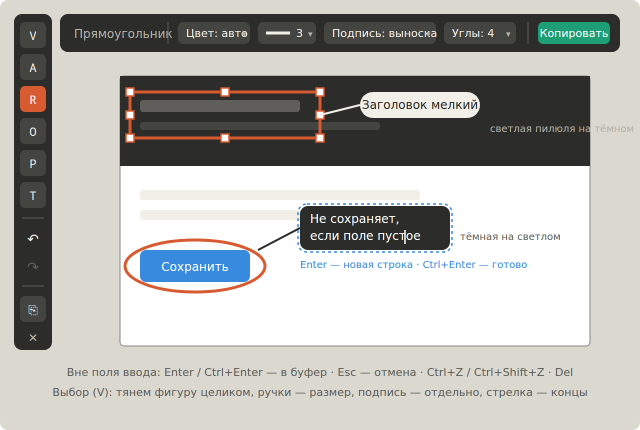
#> input picture reference/png/04-photoshop-layout.png, 1280 x 860 px, given in place of snapmark-tabler-sprite.png, which was not available (shown at 1/2 size)
$ python generate_inline_flow_gif.py
#> lines starting #> are read from the running program, lines starting #| are printed output that depends on the picture; after the words box and inside, x2 and y2 are one past the last pixel; in counts of white or black regions, pixels touching at a corner belong together; pictures that were not available may be replaced by others from this repository, and a replacement may not be noted
### reference/source/generate_full_flow_gif.py
#!/usr/bin/env python3
"""Generate the deterministic Snapmark interaction concept GIF.

This is a reference artifact generator, not extension implementation code.
"""

from __future__ import annotations

import math
import subprocess
from pathlib import Path

from PIL import Image, ImageDraw, ImageFont


ROOT = Path(__file__).resolve().parents[1]
OUTPUT = ROOT / "gif" / "d-full-arrow-comment-blue.gif"

W, H = 960, 600
FPS = 10
DURATION = 13.2

C = {
    "page": "#E9EEF5",
    "white": "#FFFFFF",
    "ink": "#26364D",
    "muted": "#8796AA",
    "line": "#D7DFE9",
    "panel": "#18212F",
    "control": "#253044",
    "control_hover": "#334155",
    "separator": "#40506A",
    "text": "#F8FAFC",
    "text_2": "#AAB7C8",
    "blue": "#3B82F6",
    "blue_dark": "#2563EB",
    "blue_soft": "#1E3A5F",
    "blue_light": "#7DB1FF",
    "annotation": "#FF4D2E",
}

ICON_ORDER = ("select", "arrow", "rect", "ellipse", "pencil", "text", "undo", "redo", "copy", "save", "close", "check")
ICON_MASKS: dict[str, Image.Image] = {}

REGULAR = "/usr/local/share/fonts/chromeos/notofonts-20161129/NotoSans-Regular.ttc"
BOLD = "/usr/local/share/fonts/chromeos/notofonts-20161129/NotoSans-Bold.ttc"


def font(size: int, bold: bool = False) -> ImageFont.FreeTypeFont:
    return ImageFont.truetype(BOLD if bold else REGULAR, size)


F11 = font(11)
F12 = font(12)
F13 = font(13)
F14 = font(14)
F18 = font(18, True)
F22 = font(22, True)


def clamp(value: float, lo: float = 0.0, hi: float = 1.0) -> float:
    return max(lo, min(hi, value))


def ease(value: float) -> float:
    value = clamp(value)
    return value * value * (3 - 2 * value)


def mix(a: tuple[int, int], b: tuple[int, int], amount: float) -> tuple[int, int]:
    amount = ease(amount)
    return (round(a[0] + (b[0] - a[0]) * amount), round(a[1] + (b[1] - a[1]) * amount))


def rr(draw: ImageDraw.ImageDraw, box, radius, fill, outline=None, width=1):
    draw.rounded_rectangle(box, radius=radius, fill=fill, outline=outline, width=width)


def centered(draw: ImageDraw.ImageDraw, xy, text, used_font, fill):
    draw.text(xy, text, font=used_font, fill=fill, anchor="mm")


def load_tabler_icons():
    """Rasterize the checked-in Tabler sprite once, then use each cell as a mask."""
    rendered = Path("/tmp/snapmark-tabler-sprite.png")
    subprocess.run(
        [
            "ffmpeg", "-y", "-loglevel", "error",
            "-i", str(ROOT / "source" / "tabler-sprite.svg"),
            "-frames:v", "1", str(rendered),
        ],
        check=True,
    )
    sprite = Image.open(rendered).convert("RGBA")
    for index, name in enumerate(ICON_ORDER):
        cell = sprite.crop((index * 24, 0, index * 24 + 24, 24)).resize((18, 18), Image.Resampling.LANCZOS)
        ICON_MASKS[name] = cell.getchannel("A")


def draw_page(img: Image.Image):
    d = ImageDraw.Draw(img)
    d.rectangle((0, 0, W, H), fill=C["page"])
    d.rectangle((0, 0, W, 58), fill=C["white"])
    d.ellipse((23, 17, 47, 41), fill=C["blue"])
    rr(d, (58, 21, 184, 37), 5, "#CAD5E3")
    rr(d, (726, 20, 804, 38), 9, "#E2E8F0")
    rr(d, (817, 20, 923, 38), 9, "#E2E8F0")
    rr(d, (64, 94, 354, 117), 6, C["ink"])
    rr(d, (64, 132, 529, 142), 5, C["text_2"])
    rr(d, (64, 153, 456, 163), 5, "#C5CFDC")
    for x, width in ((64, 388), (470, 426)):
        rr(d, (x, 202, x + width, 440), 12, C["white"])
        rr(d, (x + 22, 227, x + 188, 241), 5, C["line"])
        rr(d, (x + 22, 258, x + width - 36, 267), 4, "#E5EAF1")
        rr(d, (x + 22, 278, x + width - 81, 287), 4, "#E5EAF1")
    rr(d, (86, 318, 226, 358), 7, "#CBD5E1")
    rr(d, (493, 318, 643, 358), 7, C["blue"])
    centered(d, (568, 338), "Отправить", F13, C["white"])
    rr(d, (64, 470, 896, 543), 10, "#DDE5EF")
    rr(d, (86, 491, 352, 502), 5, "#C4CFDC")
    rr(d, (86, 513, 565, 522), 4, "#CDD7E3")


def dim_except(img: Image.Image, box, opacity: int = 112):
    shade = Image.new("RGBA", (W, H), (15, 23, 42, opacity))
    mask = Image.new("L", (W, H), 255)
    md = ImageDraw.Draw(mask)
    md.rectangle(box, fill=0)
    img.alpha_composite(Image.composite(shade, Image.new("RGBA", (W, H)), mask))


def icon(draw: ImageDraw.ImageDraw, name: str, cx: int, cy: int, color: str, width: int = 2):
    mask = ICON_MASKS[name]
    draw.bitmap((cx - 9, cy - 9), mask, fill=color)


def button(draw: ImageDraw.ImageDraw, x: int, y: int, name: str, active=False, hovered=False, disabled=False):
    fill = C["blue_dark"] if hovered else C["blue_soft"] if active else C["control"]
    outline = C["blue"] if active else None
    rr(draw, (x, y, x + 28, y + 28), 6, fill, outline, 1)
    color = C["blue_light"] if active else C["text"]
    if disabled:
        color = "#69778A"
    icon(draw, name, x + 14, y + 14, color)


def tooltip(draw: ImageDraw.ImageDraw, cx: int, y: int, text: str):
    bbox = draw.textbbox((0, 0), text, font=F11)
    width = bbox[2] - bbox[0] + 24
    rr(draw, (cx - width // 2, y, cx + width // 2, y + 30), 6, C["panel"])
    draw.polygon([(cx - 5, y), (cx + 5, y), (cx, y - 6)], fill=C["panel"])
    centered(draw, (cx, y + 15), text, F11, C["text"])


# [35 lines left out: function editor_ui, not called in this run]


def cursor(draw: ImageDraw.ImageDraw, x: int, y: int, click=False):
    if click:
        draw.ellipse((x - 12, y - 12, x + 12, y + 12), outline=C["blue_light"], width=2)
    points = [(x, y), (x + 4, y + 18), (x + 9, y + 12), (x + 14, y + 22), (x + 18, y + 20), (x + 13, y + 10), (x + 20, y + 8)]
    draw.polygon(points, fill=C["white"], outline="#0F172A")


# [31 lines left out: function annotation, not called in this run]


def save_dialog(img: Image.Image, progress: float):
    layer = Image.new("RGBA", (W, H), (15, 23, 42, round(80 * clamp(progress))))
    img.alpha_composite(layer)
    d = ImageDraw.Draw(img)
    p = ease(progress)
    cy = round(300 + (1 - p) * 18)
    x1, y1, x2, y2 = 232, cy - 166, 728, cy + 166
    rr(d, (x1, y1, x2, y2), 12, C["white"], "#CBD5E1", 1)
    d.text((258, y1 + 24), "Сохранить снимок", font=F18, fill=C["ink"])
    d.text((258, y1 + 64), "Папка", font=F11, fill=C["muted"])
    rr(d, (258, y1 + 83, 702, y1 + 119), 7, "#F6F8FB", "#CBD5E1")
    d.text((274, y1 + 93), "Изображения  /  Snapmark", font=F13, fill=C["ink"])
    d.text((258, y1 + 143), "Имя файла", font=F11, fill=C["muted"])
    rr(d, (258, y1 + 162, 702, y1 + 198), 7, C["white"], C["blue"], 2)
    d.text((274, y1 + 172), "snapmark-2026-09-15_18-42-10.png", font=F13, fill=C["ink"])
    rr(d, (494, y2 - 58, 588, y2 - 22), 7, "#EDF1F6")
    centered(d, (541, y2 - 40), "Отмена", F12, C["ink"])
    rr(d, (600, y2 - 58, 702, y2 - 22), 7, C["blue"])
    centered(d, (651, y2 - 40), "Сохранить", F12, C["white"])


# [114 lines left out: functions toast, frame_at, main, not called in this run]


# [2 lines that do not run on import are left out]

### reference/source/generate_inline_flow_gif.py
#!/usr/bin/env python3
"""Generate the deterministic overlay-first Snapmark reference GIF."""

from __future__ import annotations

import math

from PIL import Image, ImageDraw, ImageFilter

import generate_full_flow_gif as base


OUTPUT = base.ROOT / "gif" / "e-inline-selection-comment.gif"
FPS = 10
DURATION = 13.4
CROP = (470, 184, 896, 438)


def dim_outside(img: Image.Image, crop=CROP):
    """Apply the specified 12% shade and a deliberately subtle blur outside the crop."""
    blurred = img.filter(ImageFilter.GaussianBlur(radius=3))
    mask = Image.new("L", (base.W, base.H), 255)
    ImageDraw.Draw(mask).rectangle(crop, fill=0)
    img.paste(blurred, (0, 0), mask)
    base.dim_except(img, crop, opacity=31)


def inline_ui(img: Image.Image, hover: str | None = None):
    d = ImageDraw.Draw(img)
    left, top, right, bottom = CROP
    base.rr(d, (left, 134, right, 174), 8, base.C["panel"])
    d.ellipse((484, 149, 494, 159), fill=base.C["annotation"])
    d.text((500, 145), "#FF4D2E", font=base.F11, fill=base.C["text"])
    d.line((568, 146, 589, 146), fill=base.C["text"], width=4)
    d.text((598, 145), "4 px", font=base.F11, fill=base.C["text_2"])
    d.line((716, 143, 716, 165), fill=base.C["separator"])
    base.button(d, 724, 140, "undo")
    base.button(d, 758, 140, "redo", disabled=True)
    base.button(d, 792, 140, "copy", hovered=hover == "copy")
    base.button(d, 826, 140, "save", hovered=hover == "save")
    base.button(d, 860, 140, "close")

    base.rr(d, (420, top, 460, bottom), 8, base.C["panel"])
    for y, name in zip((190, 224, 258, 292, 326, 360), ("select", "arrow", "rect", "ellipse", "pencil", "text")):
        base.button(d, 426, y, name, active=name == "arrow")
    d.line((429, 397, 451, 397), fill=base.C["separator"])
    base.button(d, 426, 404, "close")

    if hover == "copy":
        base.tooltip(d, 806, 184, "Копировать  ·  Enter")
    if hover == "save":
        base.tooltip(d, 840, 184, "Сохранить  ·  Ctrl+S")


def coral_annotation(draw: ImageDraw.ImageDraw, progress: float, text_progress: float = 0, editing: bool = True):
    start = (776, 389)
    end = base.mix(start, (622, 339), progress)
    draw.line((*start, *end), fill="#FFFFFF", width=9)
    draw.line((*start, *end), fill=base.C["annotation"], width=4)
    if progress > .72:
        angle = math.atan2(end[1] - start[1], end[0] - start[0])
        halo = [(end[0] - math.cos(angle + da) * 18, end[1] - math.sin(angle + da) * 18) for da in (2.65, -2.65)]
        head = [(end[0] - math.cos(angle + da) * 14, end[1] - math.sin(angle + da) * 14) for da in (2.65, -2.65)]
        draw.polygon([end, *halo], fill="#FFFFFF")
        draw.polygon([end, *head], fill=base.C["annotation"])
    if progress < 1:
        return
    base.rr(draw, (704, 351, 882, 423), 10, base.C["panel"], base.C["blue"] if editing else None, 2)
    value = "Кнопка перекрывает\nтекст на экране"
    visible = value[: round(len(value) * base.clamp(text_progress))]
    draw.multiline_text((718, 365), visible, font=base.F12, fill=base.C["text"], spacing=3)
    if editing:
        base.rr(draw, (846, 357, 874, 385), 6, base.C["blue"])
        base.icon(draw, "check", 860, 371, base.C["white"])
        draw.text((704, 428), "Новая строка · Shift/Ctrl+Enter", font=base.F11, fill="#52647B")


def fallback_scene(img: Image.Image, progress: float):
    d = ImageDraw.Draw(img)
    layer = Image.new("RGBA", (base.W, base.H), (15, 23, 42, round(38 * base.ease(progress))))
    img.alpha_composite(layer)
    y = round(134 + (1 - base.ease(progress)) * 18)
    base.rr(d, (205, y, 755, y + 334), 12, base.C["white"], "#CBD5E1")
    d.rectangle((205, y, 755, y + 42), fill="#F3F6FA")
    d.ellipse((224, y + 15, 236, y + 27), fill="#EF4444")
    d.ellipse((244, y + 15, 256, y + 27), fill="#F59E0B")
    d.ellipse((264, y + 15, 276, y + 27), fill="#94A3B8")
    d.text((296, y + 13), "Snapmark · fallback", font=base.F13, fill=base.C["ink"])
    base.rr(d, (237, y + 66, 723, y + 116), 8, "#FFF7ED", "#FDBA74")
    d.text((253, y + 78), "Chrome запретил overlay на этой странице.", font=base.F13, fill="#9A3412")
    d.text((253, y + 96), "Редактор открыт отдельно только как fallback.", font=base.F11, fill="#9A3412")
    base.rr(d, (237, y + 140, 723, y + 303), 8, "#E2E8F0")
    base.rr(d, (311, y + 170, 649, y + 270), 6, base.C["white"], base.C["blue"], 2)
    d.text((357, y + 208), "Тот же редактор и экспорт PNG", font=base.F13, fill=base.C["ink"])


def frame_at(t: float) -> Image.Image:
    img = Image.new("RGBA", (base.W, base.H), base.C["page"])
    base.draw_page(img)
    d = ImageDraw.Draw(img)

    if t < 1.0:
        base.rr(d, (342, 548, 618, 583), 8, base.C["panel"])
        base.centered(d, (480, 565), "Ctrl+Shift+S · живая страница", base.F12, base.C["text"])
        base.cursor(d, 774, 345)
        return img

    if t < 3.2:
        p = base.clamp((t - 1.0) / 1.9)
        start = (470, 184)
        end = base.mix(start, (896, 438), p)
        dim_outside(img, (start[0], start[1], end[0], end[1]))
        d = ImageDraw.Draw(img)
        d.rectangle((start[0], start[1], end[0], end[1]), outline=base.C["blue"], width=2)
        if p > .08:
            base.rr(d, (end[0] - 102, end[1] + 9, end[0], end[1] + 33), 5, base.C["panel"])
            base.centered(d, (end[0] - 51, end[1] + 21), f"{end[0]-start[0]} × {end[1]-start[1]}", base.F11, base.C["text"])
        base.cursor(d, end[0], end[1], click=p < .94)
        return img

    if t < 3.45:
        # Capture happens once with Snapmark visuals hidden; the transparent blocker remains.
        return img

    dim_outside(img)
    d = ImageDraw.Draw(img)
    d.rectangle(CROP, outline=base.C["blue"], width=2)
    inline_ui(img)
    d = ImageDraw.Draw(img)

    if t < 4.3:
        base.cursor(d, 440, 238)
        return img

    arrow_p = base.clamp((t - 4.3) / 1.2)
    if t < 5.55:
        coral_annotation(d, arrow_p)
        point = base.mix((776, 389), (622, 339), arrow_p)
        base.cursor(d, point[0], point[1], click=arrow_p < .93)
        return img

    text_p = base.clamp((t - 5.55) / 2.15)
    editing = t < 8.2
    coral_annotation(d, 1, text_p, editing)
    if t < 7.2:
        if t > 6.55:
            base.rr(d, (334, 548, 626, 583), 8, base.C["panel"])
            base.centered(d, (480, 565), "Ctrl/Shift+Enter · новая строка", base.F12, base.C["text"])
        return img
    if t < 8.25:
        base.rr(d, (357, 548, 603, 583), 8, base.C["panel"])
        base.centered(d, (480, 565), "Enter · применить текст", base.F12, base.C["text"])
        base.cursor(d, 860, 371, click=t > 7.9)
        return img
    if t < 9.25:
        inline_ui(img, "copy")
        coral_annotation(ImageDraw.Draw(img), 1, 1, False)
        base.rr(ImageDraw.Draw(img), (360, 548, 600, 583), 8, base.C["panel"])
        base.centered(ImageDraw.Draw(img), (480, 565), "второй Enter · копировать", base.F12, base.C["text"])
        base.cursor(ImageDraw.Draw(img), 806, 154)
        return img
    if t < 10.5:
        inline_ui(img, "save")
        coral_annotation(ImageDraw.Draw(img), 1, 1, False)
        base.cursor(ImageDraw.Draw(img), 840, 154, click=t > 10.05)
        return img
    if t < 11.55:
        coral_annotation(d, 1, 1, False)
        base.save_dialog(img, base.clamp((t - 10.5) / .25))
        base.cursor(ImageDraw.Draw(img), 650, 425)
        return img

    fallback_scene(img, base.clamp((t - 11.55) / .35))
    return img


def main():
    base.load_tabler_icons()
#> the loop in load_tabler_icons, `for index, name in enumerate(ICON_ORDER):` made 12 passes
#> pass 2, in load_tabler_icons, `cell = sprite.crop((index * 24, 0, index * 24 + 24, 24)).resize((18, 1..`:
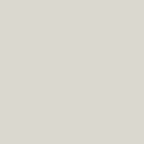
#> cell: PIL image 18x18 RGBA (shown 8 times larger); mean R, G, B, A 218, 216, 207, 255
#> after the loop in load_tabler_icons, `for index, name in enumerate(ICON_ORDER):`: ICON_MASKS = 12 items
    OUTPUT.parent.mkdir(parents=True, exist_ok=True)
    frames = [frame_at(index / FPS).convert("RGB").quantize(colors=128, method=Image.Quantize.MEDIANCUT)
              for index in range(round(DURATION * FPS))]
#> in frame_at, `img = Image.new("RGBA", (base.W, base.H), base.C["page"])`:
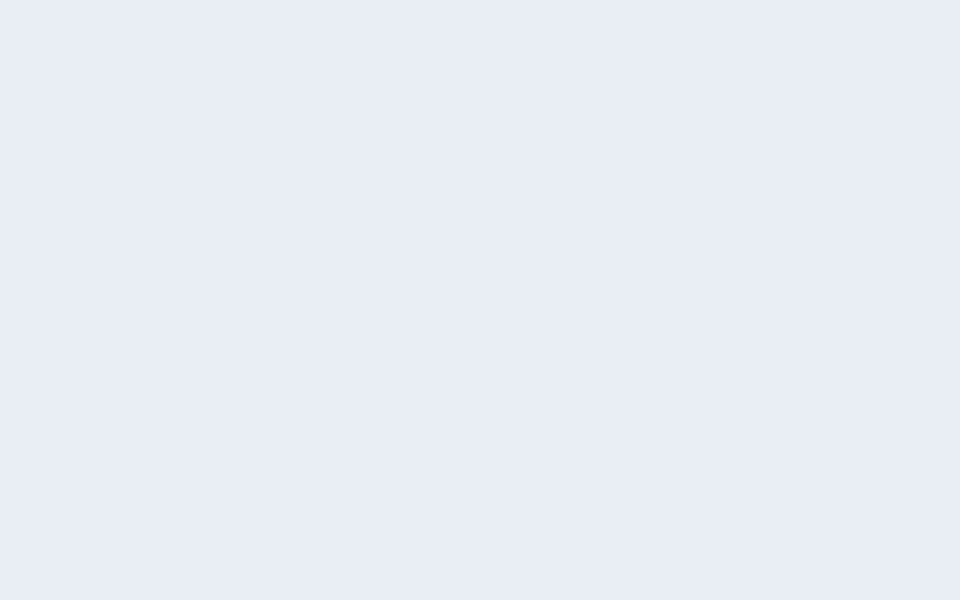
#> img: PIL image 960x600 RGBA; mean R, G, B, A 233, 238, 245, 255
#> in frame_at, `base.draw_page(img)`:
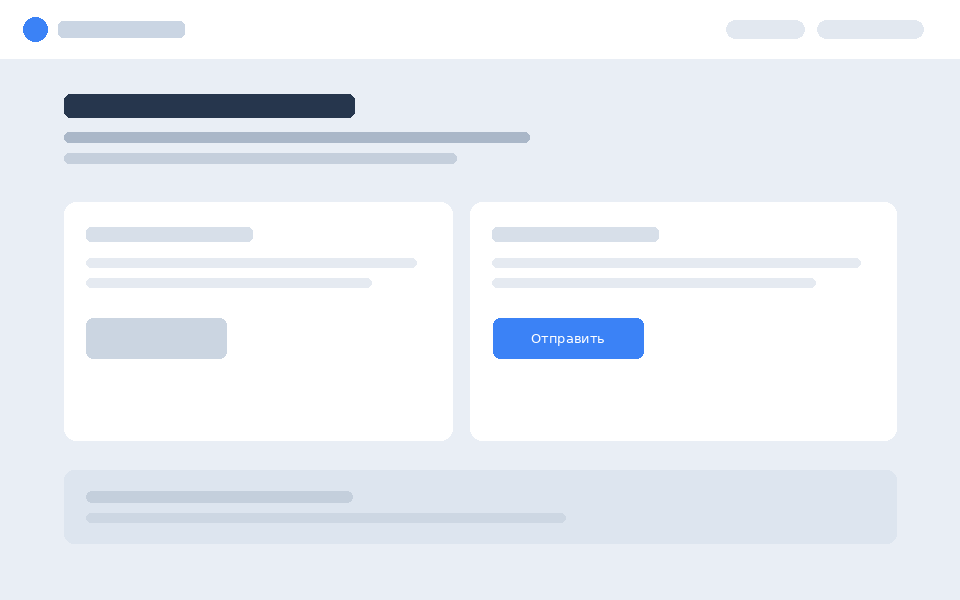
#> img: PIL image 960x600 RGBA; mean R, G, B, A 233.9, 238.4, 244.8, 255
#> in dim_outside (call 5), `ImageDraw.Draw(mask).rectangle(crop, fill=0)`:
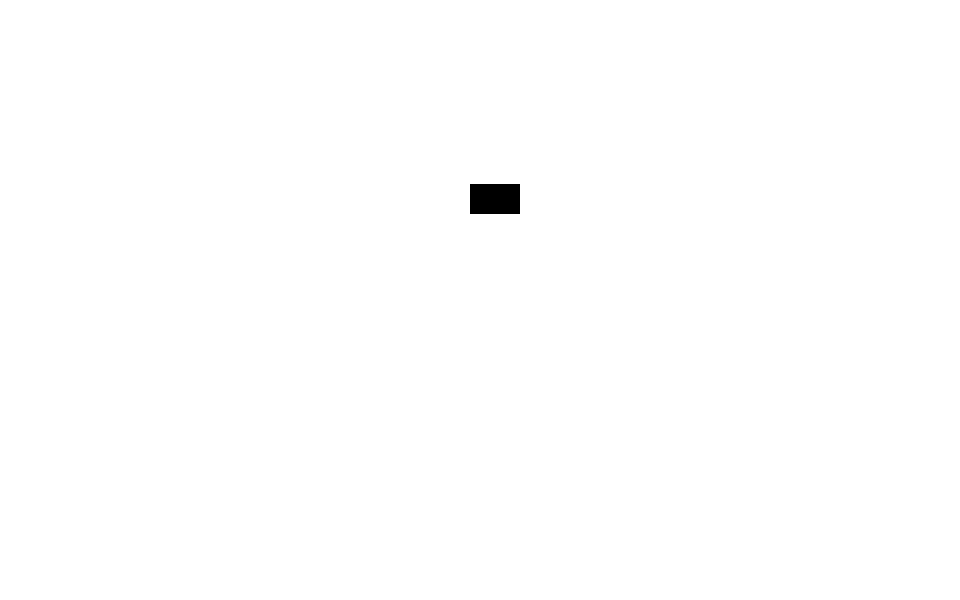
#> mask: PIL image 960x600 L; 99.7% white; 1 black region, box (x1, y1, x2, y2) and area: (470, 184, 520, 214) 1500
#> in dim_except (call 11), `img.alpha_composite(Image.composite(shade, Image.new("RGBA", (W, H)), ..`:
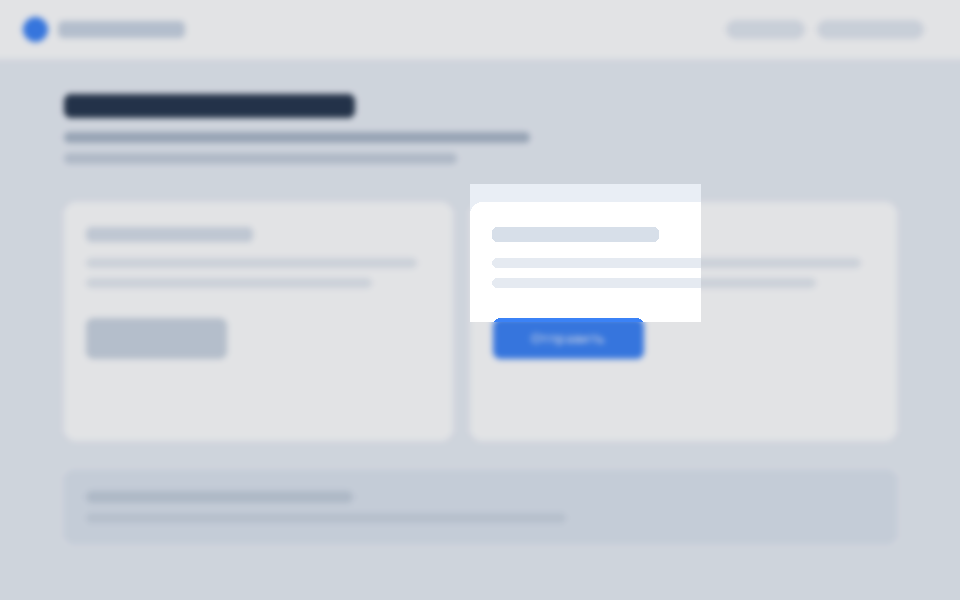
#> img: PIL image 960x600 RGBA; mean R, G, B, A 208.7, 213.8, 221.4, 255
#> in dim_except (call 13), `img.alpha_composite(Image.composite(shade, Image.new("RGBA", (W, H)), ..`:
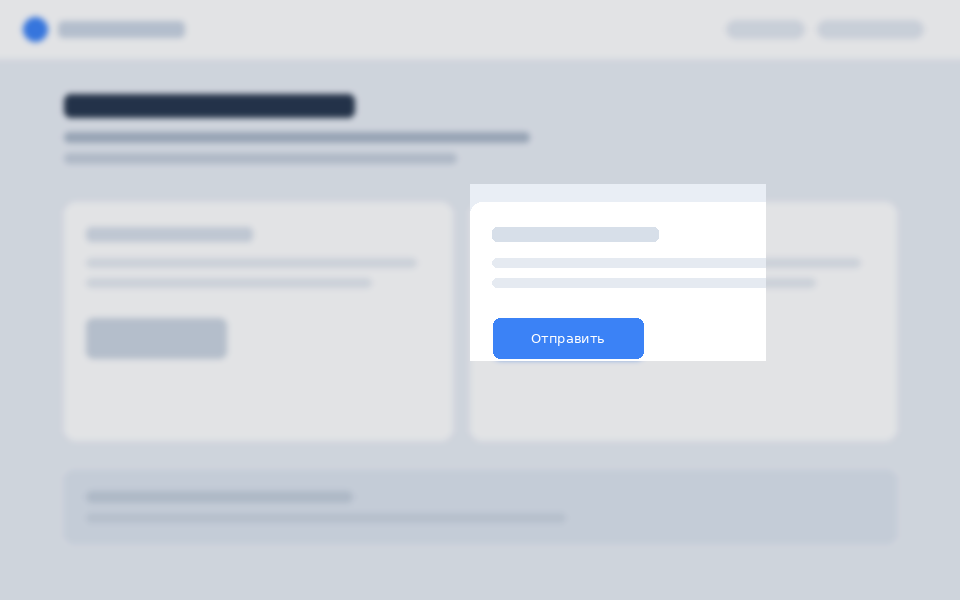
#> img: PIL image 960x600 RGBA; mean R, G, B, A 209.5, 214.7, 222.3, 255
#> in dim_outside (call 14), `ImageDraw.Draw(mask).rectangle(crop, fill=0)`:
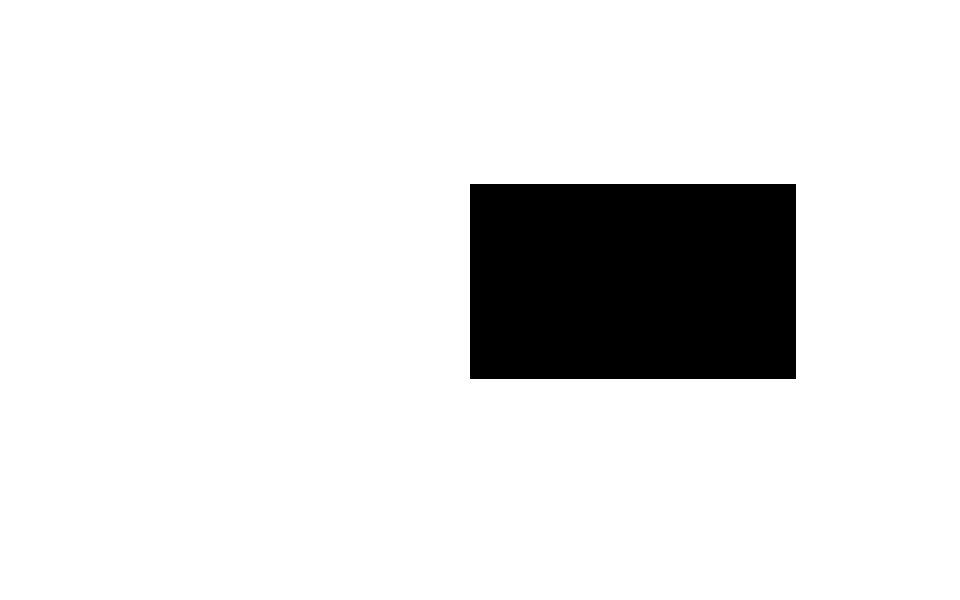
#> mask: PIL image 960x600 L; 89% white; 1 black region, box (x1, y1, x2, y2) and area: (470, 184, 796, 379) 63570
#> frames = 134 items
    frames[0].save(OUTPUT, save_all=True, append_images=frames[1:], duration=round(1000 / FPS),
                   loop=0, optimize=True, disposal=2)
    print(OUTPUT)


if __name__ == "__main__":
    main()
